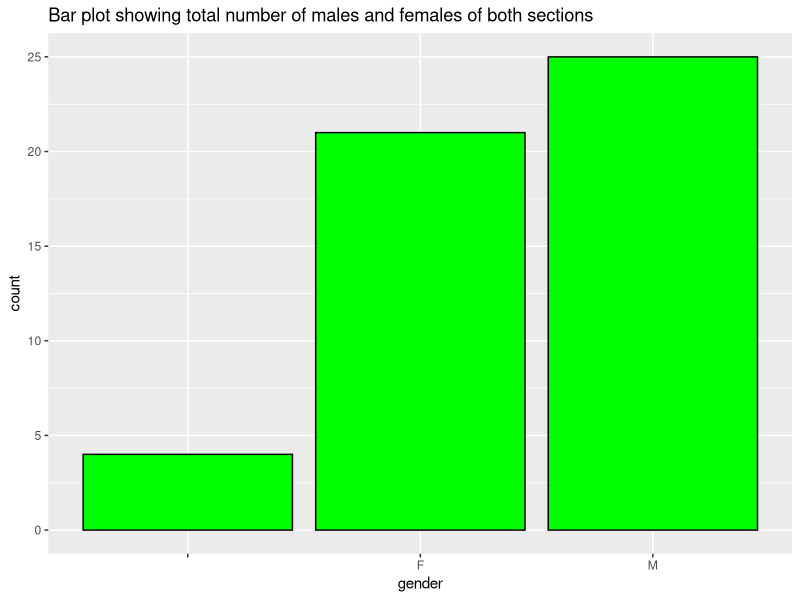
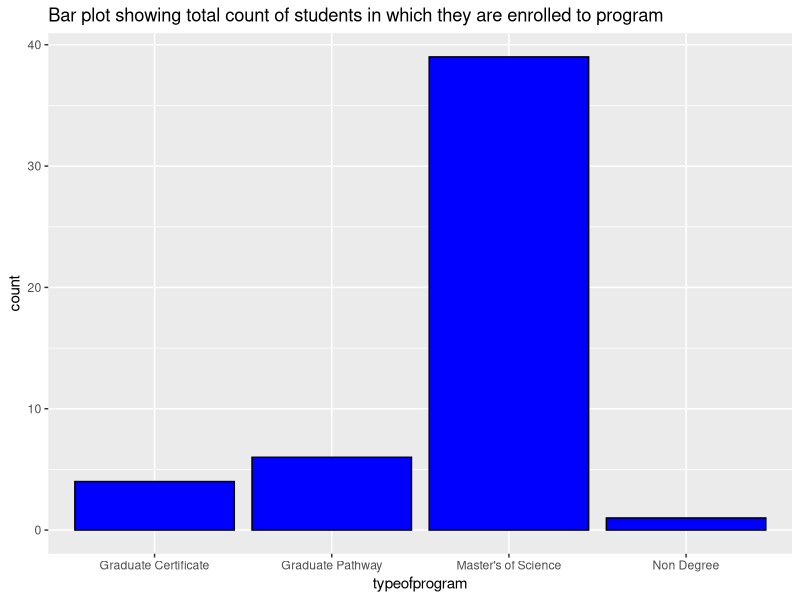
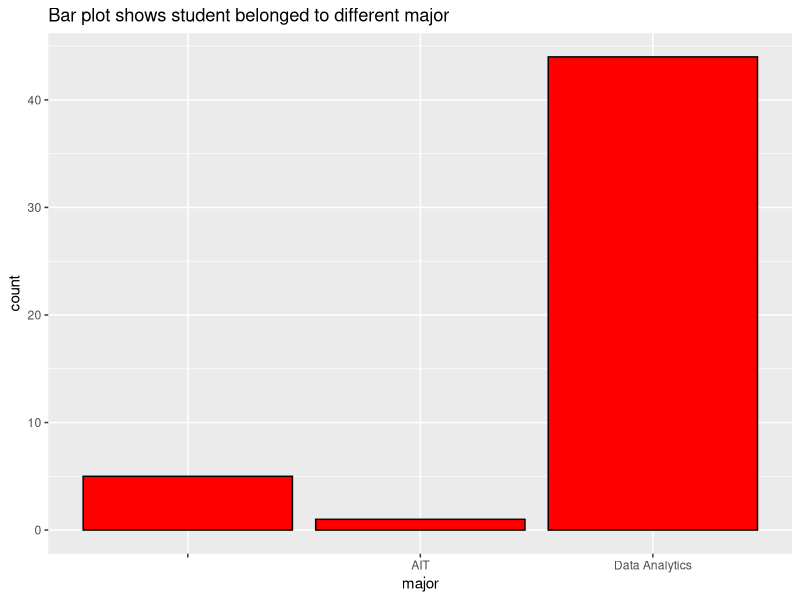
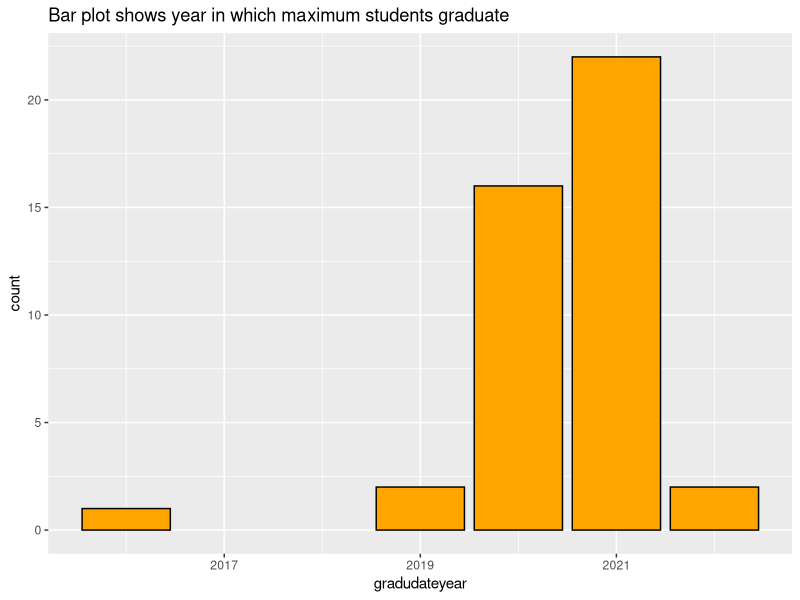
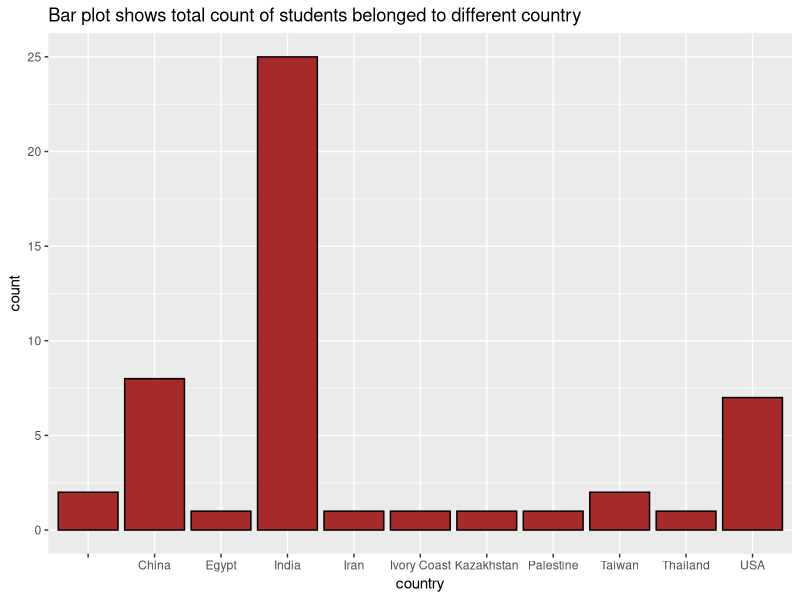
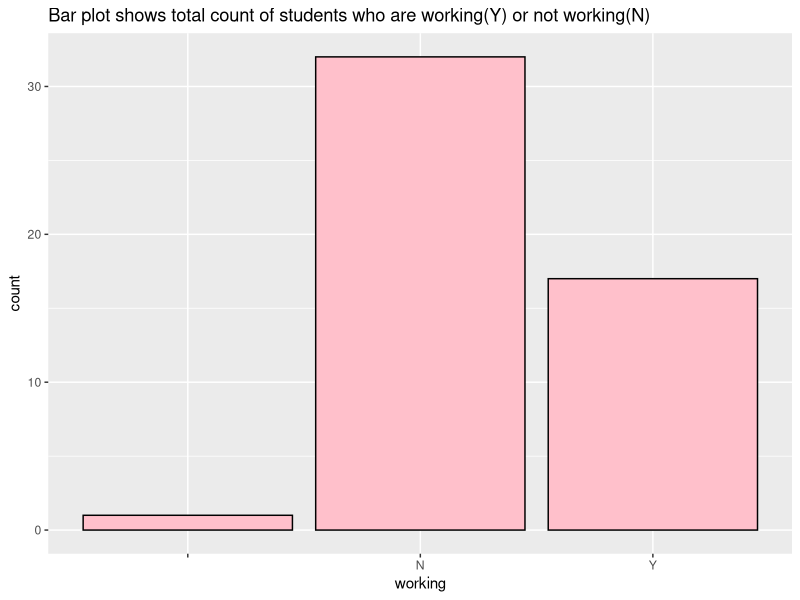
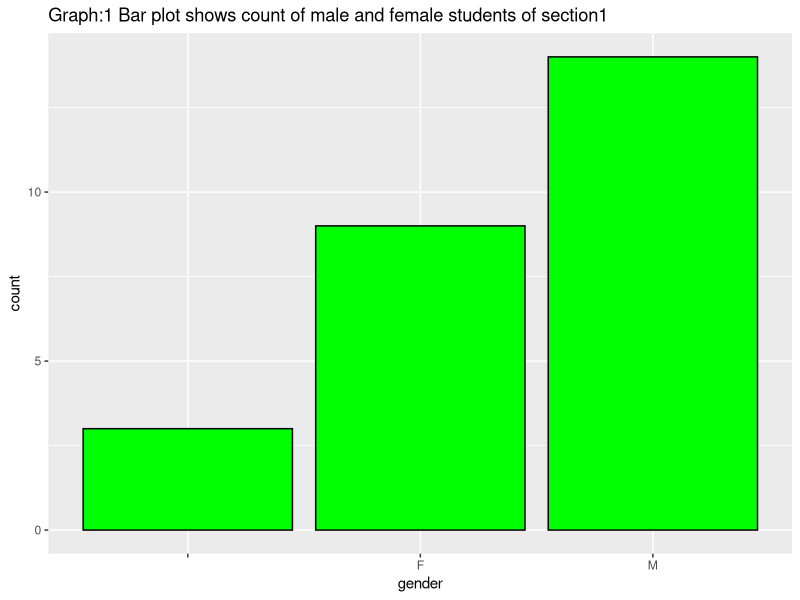
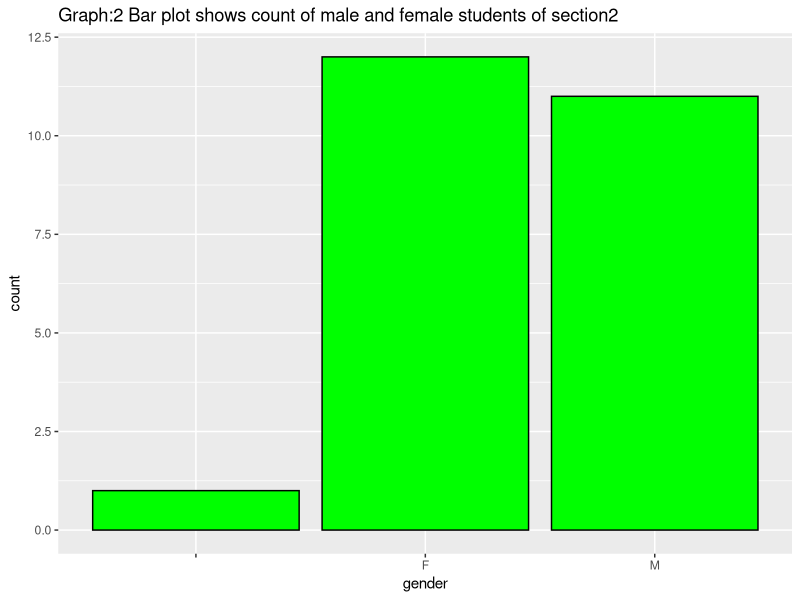

The R source for these figures, in order:
setwd("E:/GMU/AIT-580/Classwork")

library(tidyverse)

messydata <- read.csv("F19classdata001.csv", sep = ",")

#Tukeys five number summary for each variable
summary(messydata)

#With the summary of section, we will get total count of students in each section.
summary(messydata$section)

#Summary gives mean, minimum and maximum age of students of both the sections.
summary(messydata$age)

#Summary gives mean, minimum and maximum height of students of both the sections
summary(messydata$height)

#Summary gives count of male and female students of both the sections
summary(messydata$gender)

#Summary gives count of students from different countries of both the sections
summary(messydata$country)

#Summary gives count of types of programs in which students enrolled of both the sections
summary(messydata$typeofprogram)

#Summary shows 1 student belonged to different major
summary(messydata$major)

#Summary gives count of students who chose concentration or not
summary(messydata$concentration)

#Summary gives mean value of graduation year
summary(messydata$gradudateyear)

#Summary gives count of students who are working or not working of both the sections
summary(messydata$working)

#graduatedmonth contains 31 NAs, which is more than 25%. So, the variable is neglected for visualizations.
sum(is.na(messydata$gradudatemonth))

#Visualizations of analysis using barplot.
#Note: Results contain count of missing values or unknown values

ggplot(messydata, aes(x = gender)) + geom_bar(fill = "green", color = "black") +
  labs(title = "Bar plot showing total number of males and females of both sections")

ggplot(messydata, aes(x = typeofprogram)) + geom_bar(fill = "blue", color = "black")+
  labs(title = "Bar plot showing total count of students in which they are enrolled to program")

ggplot(messydata, aes(x = major)) + geom_bar(fill = "red", color = "black")+
  labs(title = "Bar plot shows student belonged to different major")

ggplot(messydata, aes(x = gradudateyear)) + geom_bar(fill = "orange", color = "black")+
  labs(title = "Bar plot shows year in which maximum students graduate")

ggplot(messydata, aes(x = country)) + geom_bar(fill = "brown", color = "black")+
  labs(title = "Bar plot shows total count of students belonged to different country")

ggplot(messydata, aes(x = working)) + geom_bar(fill = "pink", color = "black")+
  labs(title = "Bar plot shows total count of students who are working(Y) or not working(N)")

#messydatasection1 and messydatasection2 are two subsets of main data frame messydata

messydatasection1 <- messydata[messydata$section == 'S001',]
messydatasection1
messydatasection2 <- messydata[messydata$section == 'S003',]
messydatasection2
str(messydatasection1)

#We can compare from below graphs 1 & 2 that section 1 has maximum male students, whereas section 2 has maximum female students.
#Also graph shows count of unknown values
ggplot(messydatasection1, aes(x = gender)) + geom_bar(fill = "green", color = "black")+
  labs(title = "Graph:1 Bar plot shows count of male and female students of section1")
ggplot(messydatasection2, aes(x = gender)) + geom_bar(fill = "green", color = "black")+
  labs(title = "Graph:2 Bar plot shows count of male and female students of section2")

#It is observed from below both the graphs 3 & 4 that count of Indian students is maximum in both sections
#Also graph conains count of missing values
ggplot(messydatasection1, aes(x = country)) + geom_bar(fill = "blue", color = "black")+
  labs(title = "Graph:3 Bar plot shows total count of students belonged to different country in section1")
ggplot(messydatasection2, aes(x = country)) + geom_bar(fill = "blue", color = "black")+
  labs(title = "Graph:4 Bar plot shows total count of students belonged to different country in section2")

#We can observe from below graphs 5 & 6 that section1 has maximum students who are not working as compared to section2
#Graph depicts count of unknown values as well
ggplot(messydatasection1, aes(x = working)) + geom_bar(fill = "pink", color = "black")+
  labs(title = "Graph:5 Bar plot shows total count of students who are working(Y) or not working(N) in section1")
ggplot(messydatasection2, aes(x = working)) + geom_bar(fill = "pink", color = "black")+
  labs(title = "Graph:6 Bar plot shows total count of students who are working(Y) or not working(N) in section2")

#From below both graphs 7 & 8, we can observe that both sections has maximum students of age 23
ggplot(messydatasection1, aes(x = age)) + geom_bar(fill = "orange", color = "black")+
  labs(title = "Graph:7 Bar plot shows total count of students falling in different age of section1")
ggplot(messydatasection2, aes(x = age)) + geom_bar(fill = "pink", color = "black")+
  labs(title = "Graph:8 Bar plot shows total count of students falling in differen age of section2")

#We can observe from below both graphs 9 & 10 that maximum students graduate in the year 2021 in both the sections
ggplot(messydatasection1, aes(x = gradudateyear)) + geom_bar(fill = "purple", color = "black")+
  labs(title = "Graph:9 Bar plot shows total count of students who graduate in particular year of section1")
ggplot(messydatasection2, aes(x = gradudateyear)) + geom_bar(fill = "purple", color = "black")+
  labs(title = "Graph:10 Bar plot shows total count of students who graduate in particular year of section2")

#It's observed from below both graphs 11 & 12 that section 2 has more number of pathway students than section 1 
ggplot(messydatasection1, aes(x = typeofprogram)) + geom_bar(fill = "yellow", color = "black")+
  labs(title = "Graph:11 Bar plot shows total count of students in which they are enrolled to program of section1")
ggplot(messydatasection2, aes(x = typeofprogram)) + geom_bar(fill = "yellow", color = "black")+
  labs(title = "Graph:12 Bar plot shows total count of students in which they are enrolled to program of section2")

